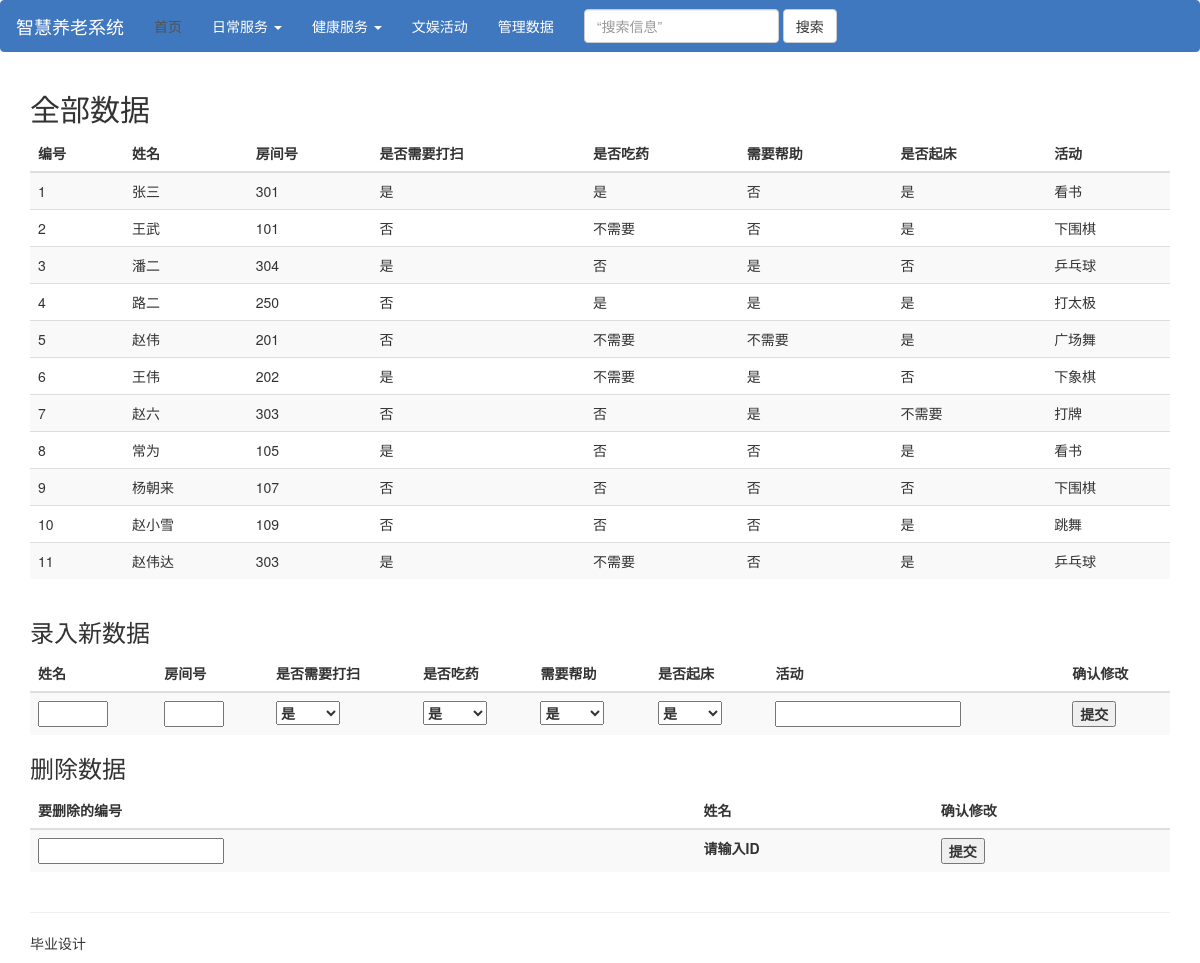
Page /insert on the committed database.
### tables this page shows
CREATE TABLE "information" (
	 "id" integer(10,0) NOT NULL,
	 "name" text(100,0),
	 "room" text(100,0),
	 "weisheng" text(2,0),
	 "chiyao" text(2,0),
	 "qiuzhu" text(2,0),
	 "qichuang" text(2,0),
	 "huodong" TEXT(100,0),
	PRIMARY KEY("id")
);

### index.py (the view)
@app.route('/insert')
def insert():
    cur = get_db().cursor()
    cur.execute("SELECT * FROM information")
    title = u'全部数据'
    table_head = [u'编号', u'姓名', u'房间号', u'是否需要打扫', u'是否吃药', u'需要帮助', u'是否起床', u'活动']
    return render_template('insert.html', title=title, table_head=table_head, content=cur.fetchall())

### index.py (called while the page is built)
def get_db():
    db = sqlite3.connect(DATABASE)
    return db

### templates/insert.html (shortened to what this page needs)
{% extends "layout.html" %}
{% block body %}
<body>
<div class="container">
    <h2 class="sub-header">{% print title %}</h2>
    <div class="table-responsive">
        <table class="table table-striped">
        <thead>
            <tr>
                {% for head in table_head %}
                <th>{% print head %}</th>
                {% endfor %}
            </tr>
        </thead>
        <tbody id="items_num">
            {% for row in content %}
                 <tr id="{% print row[0] %}">
                {% for index in row %}
                        <td>{% print index %}</td>
                {% endfor %}
                 </tr>
            {% endfor %}
                 </tbody>
                        </table>
    </div>
    {% if title and title != '搜索结果' and title !='现在的进行的文娱活动' and title !='历史疾病'%}
    <h3 class="sub-header">录入新数据</h3>
    <div>
        <table class="table table-striped">
        <thead>
            <tr>
                <th>姓名</th>
                <th>房间号</th>
                <th>是否需要打扫</th>
                <th>是否吃药</th>
                <th>需要帮助</th>
                <th>是否起床</th>
                <th>活动</th>
                <th>确认修改</th>
            </tr>
        </thead>
            <tbody>
            <form class="form-modify" role="form" action="/insert_data" method="POST">
            <tr>
                <th><input type="text" name="name" id="name" style="width:70px;"/></th>
                <th><input type="text" name="room" id="room" style="width:60px;"/></th>
                <th><select name="option_weisheng">
                           <option style="width:200px">是</option>
                          </select></th>
                <th><select name="option_chiyao">
                           <option style="width:200px">是</option>
                          </select></th>
                <th><select name="option_bangzhu">
                           <option style="width:200px">是</option>
                          </select></th>
                <th><select name="option_qichuang">
                           <option style="width:200px">是</option>
                          </select></th>
                <th><input type="text" name="huodong" id="huodong"/></th>
                <th><button type="submit" onclick="return check_data()">提交</button></th>
            </tr>
            </form>
            </tbody>
            </table>
    </div>
    {% endif %}
    <h3 class="sub-header">删除数据</h3>
    <div>
        <table class="table table-striped">
        <thead>
            <tr>
                <th>要删除的编号</th>
                <th>姓名</th>
                <th>确认修改</th>
            </tr>
        </thead>
            <tbody>
            <form class="form-delete" role="form" action="/delete_data" method="POST">
            <tr>
                <th><input type="number_del" name="id_del" id="del_id" onchange="showName(this.value)" /></th>
                <th id="name_show">请输入ID</th>
                <th><button type="submit">提交</button></th>
            </tr>
            </form>
            </tbody>
            </table>
    </div>
</div>
</body>
{% endblock %}

### rows in the picture
information: print "1" "是" "是" "否" "是", name "张三", room "301", huodong "看书"
information: print "2" "否" "否" "是", name "王武", room "101", chiyao "不需要", huodong "下围棋"
information: print "3" "是" "否" "是" "否", name "潘二", room "304", huodong "乒乓球"
information: print "4" "否" "是" "是" "是", name "路二", room "250", huodong "打太极"
information: print "5" "否" "是", name "赵伟", room "201", chiyao "不需要", qiuzhu "不需要", huodong "广场舞"
information: print "6" "是" "是" "否", name "王伟", room "202", chiyao "不需要", huodong "下象棋"
information: print "7" "否" "否" "是", name "赵六", room "303", qichuang "不需要", huodong "打牌"
information: print "8" "是" "否" "否" "是", name "常为", room "105", huodong "看书"
information: print "9" "否" "否" "否" "否", name "杨朝来", room "107", huodong "下围棋"
information: print "10" "否" "否" "否" "是", name "赵小雪", room "109", huodong "跳舞"
information: print "11" "是" "否" "是", name "赵伟达", room "303", chiyao "不需要", huodong "乒乓球"

### other values in the picture
{{ print title }} "全部数据"
{{ print head }} "编号" "姓名" "房间号" "是否需要打扫" "是否吃药" "需要帮助" "是否起床" "活动"
